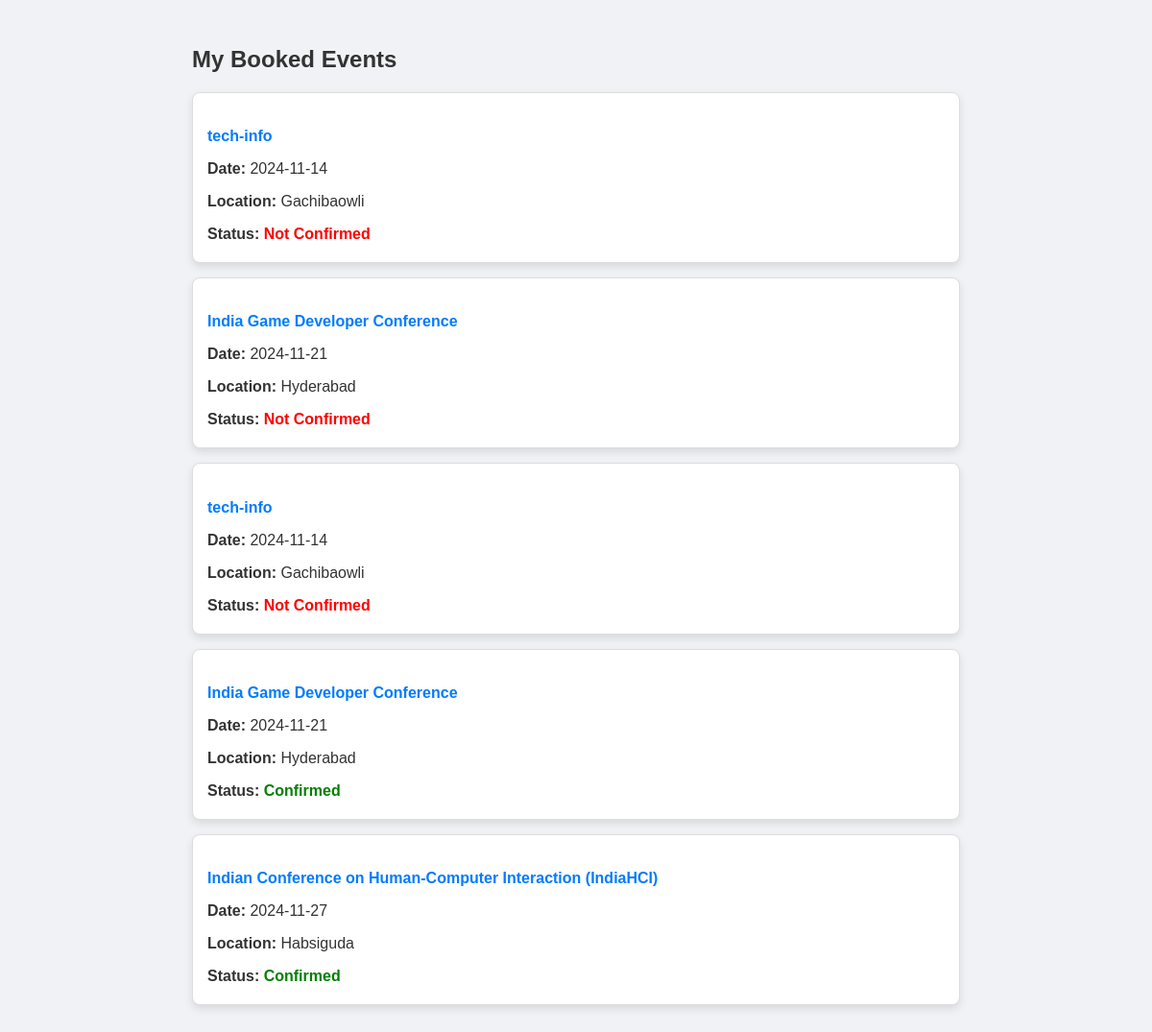
Page /my_bookings (signed in) on the committed database.
### app/models.py (models this page shows)
class Booking(db.Model):
    __tablename__ = 'booking'
    id = db.Column(db.Integer, primary_key=True)
    user_id = db.Column(db.Integer, db.ForeignKey('user.id'), nullable=False)
    event_id = db.Column(db.Integer, db.ForeignKey('event.id'), nullable=False)
    date = db.Column(db.DateTime, nullable=False)
    status = db.Column(db.String(50), default="Confirmed")
    user = db.relationship('User', back_populates='bookings')
    event = db.relationship('Event', back_populates='bookings')

class Event(db.Model):
    __tablename__ = 'event'
    id = db.Column(db.Integer, primary_key=True)
    name = db.Column(db.String(100), nullable=False)
    date = db.Column(db.Date, nullable=False)
    location = db.Column(db.String(100), nullable=False)
    description = db.Column(db.String(255))
    tickets = db.Column(db.Integer, default=0)
    bookings = db.relationship('Booking', back_populates='event')

### app/routes.py (the view)
@routes.route('/my_bookings')
def my_bookings():
    user_id = session.get('user_id')  # Ensure you are tracking logged-in users with a session or authentication
    if user_id:
        bookings = Booking.query.filter_by(user_id=user_id).all()
        return render_template('my_bookings.html', bookings=bookings)
    else:
        return redirect(url_for('main_routes.login'))

### app/__init__.py (called while the page is built)
def create_app():
    app = Flask(__name__)
    app.config['SQLALCHEMY_DATABASE_URI'] = 'sqlite:///site.db'  # Adjust URI as needed
    app.config['SQLALCHEMY_TRACK_MODIFICATIONS'] = False
    app.secret_key = "your-secure-app-secret-key"  # Replace with a secure secret key
    db.init_app(app)
    migrate.init_app(app, db)
    with app.app_context():
        from app import models  # Ensure models are loaded
    from app.models import User  # Import the User model (adjust the path as needed)
    login_manager = LoginManager()
    login_manager.init_app(app)
    login_manager.login_view = 'main_routes.signin'  # Adjust to your actual login route
    @login_manager.user_loader
    def load_user(user_id):
        return User.query.get(int(user_id))
    return app

### app/templates/my_bookings.html (shortened to what this page needs)
<!DOCTYPE html>
<html lang="en">
<head>
</head>
<body>
  <div class="booking-container">
    <h2>My Booked Events</h2>
    {% if bookings %}
      {% for booking in bookings %}
        <div class="booking-card">
          <h4>{{ booking.event.name }}</h4>
          <p><strong>Date:</strong> {{ booking.event.date }}</p>
          <p><strong>Location:</strong> {{ booking.event.location }}</p>
          <p><strong>Status:</strong>
            {% if booking.status == 'Confirmed' %}
              <span class="status-confirmed">Confirmed</span>
            {% else %}
              <span class="status-not-confirmed">Not Confirmed</span>
            {% endif %}
          </p>
        </div>
      {% endfor %}
    {% else %}
      <p>You have no booked events.</p>
    {% endif %}
  </div>
</body>
</html>

### app/templates/my_bookings.html (style rules this page uses)
body { font-family: Arial, sans-serif; background-color: #f0f2f5; color: #333; padding: 20px; }
.booking-container { max-width: 800px; margin: 0 auto; }
.booking-card { background-color: #fff; border: 1px solid #ddd; border-radius: 8px; padding: 15px; margin-bottom: 15px; box-shadow: 0 4px 8px rgba(0, 0, 0, 0.1); }
.booking-card h4 { color: #007bff; margin-bottom: 10px; }
.booking-card p { margin-bottom: 5px; }
.status-confirmed { color: green; font-weight: bold; }
.status-not-confirmed { color: red; font-weight: bold; }

### rows in the picture
Booking: event.name "tech-info", event "2024-11-14", event.location "Gachibaowli", shows "Not Confirmed"
Booking: event.name "India Game Developer Conference", event "2024-11-21", event.location "Hyderabad", shows "Not Confirmed"
Booking: event.name "tech-info", event "2024-11-14", event.location "Gachibaowli", shows "Not Confirmed"
Booking: event.name "India Game Developer Conference", event "2024-11-21", event.location "Hyderabad", status "Confirmed"
Booking: event.name "Indian Conference on Human-Computer Interaction (IndiaHCI)", event "2024-11-27", event.location "Habsiguda", status "Confirmed"
